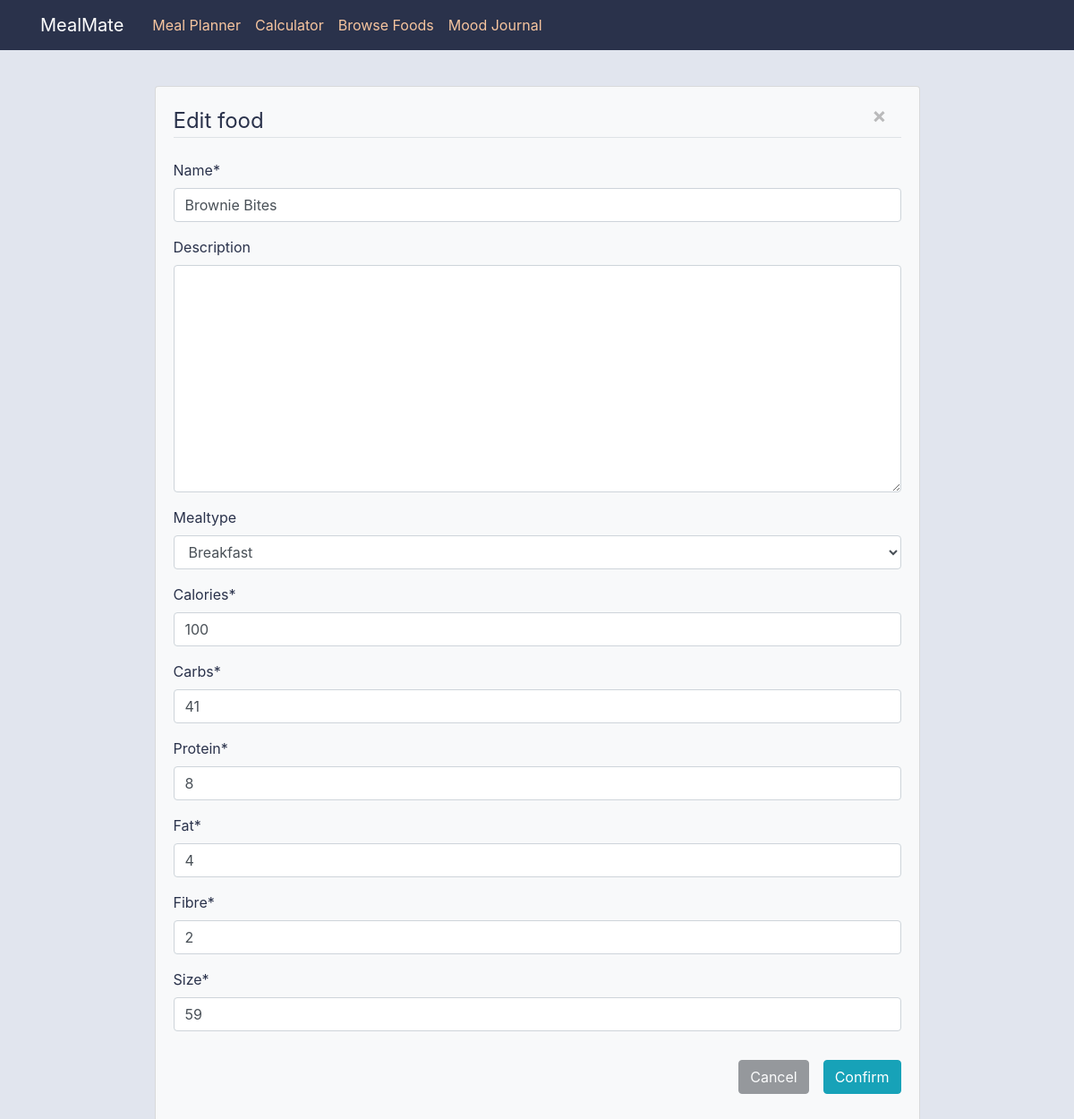
Page /database/1/edit/ on the committed database.
### database/models.py (models this page shows, shortened)
class foodinfo(models.Model):
    mealtype_choices = (
        ('Breakfast','Breakfast'),
        ('Lunch','Lunch'),
        ('Dinner','Dinner'),
    )
    name = models.CharField(max_length=30)
    description = models.TextField(blank=True)
    mealtype = models.CharField(max_length=300,blank=True,choices=mealtype_choices)
    calories = models.IntegerField()
    carbs = models.IntegerField()
    protein = models.IntegerField()
    fat = models.IntegerField()
    fibre = models.IntegerField()
    size = models.IntegerField()

### database/views.py (the view)
# urls.py: path('<pk>/edit/', foodinfoUpdateView.as_view(), name='foodinfo-edit'), # links to food's edit page
class foodinfoUpdateView(UpdateView):
    model = foodinfo
    fields = [
            'name',
            'description',
            'mealtype',
            'calories',
            'carbs',
            'protein',
            'fat',
            'fibre',
            'size',
        ]

### database/templates/database/foodinfo_form.html (shortened to what this page needs)
{% extends "mealmate/base.html" %}
{% load crispy_forms_tags %}
{% block content %}
    <div class="card mx-auto w-75 mb-4 bg-light">
        <div class="card-body">
            <form method="POST">
                <fieldset class="form-group">
                    <legend class="border-bottom mb-4 d-inline">
                        Edit food
                        <a href="{% url 'foodinfo-detail' object.pk %}" class="close float-right mr-3">
                        <button type="button" class="close"><span aria-hidden="true">&times;</span></button>
                        </a>
                    </legend>
                    {{ form|crispy }}
                </fieldset>
                <div class="form-group float-right d-inline">
                    <button class="btn btn-info" type="submit">Confirm</button>
                </div>
                <a href="{% url 'foodinfo-detail' object.pk %}" class="close float-right mr-3">
                    <button type="button" class="btn btn-dark" >Cancel</button>
                </a>
            </form>
        </div>
    </div>
{% endblock content %}

### mealmate/static/mealmate/main.css (style rules this page uses)
body { background: #e1e5ee; color: #2a324b; margin-top: 5rem; }

### rows in the picture
foodinfo: name "Brownie Bites", mealtype "Breakfast", calories "100", carbs "41", protein "8", fat "4", fibre "2", size "59"
